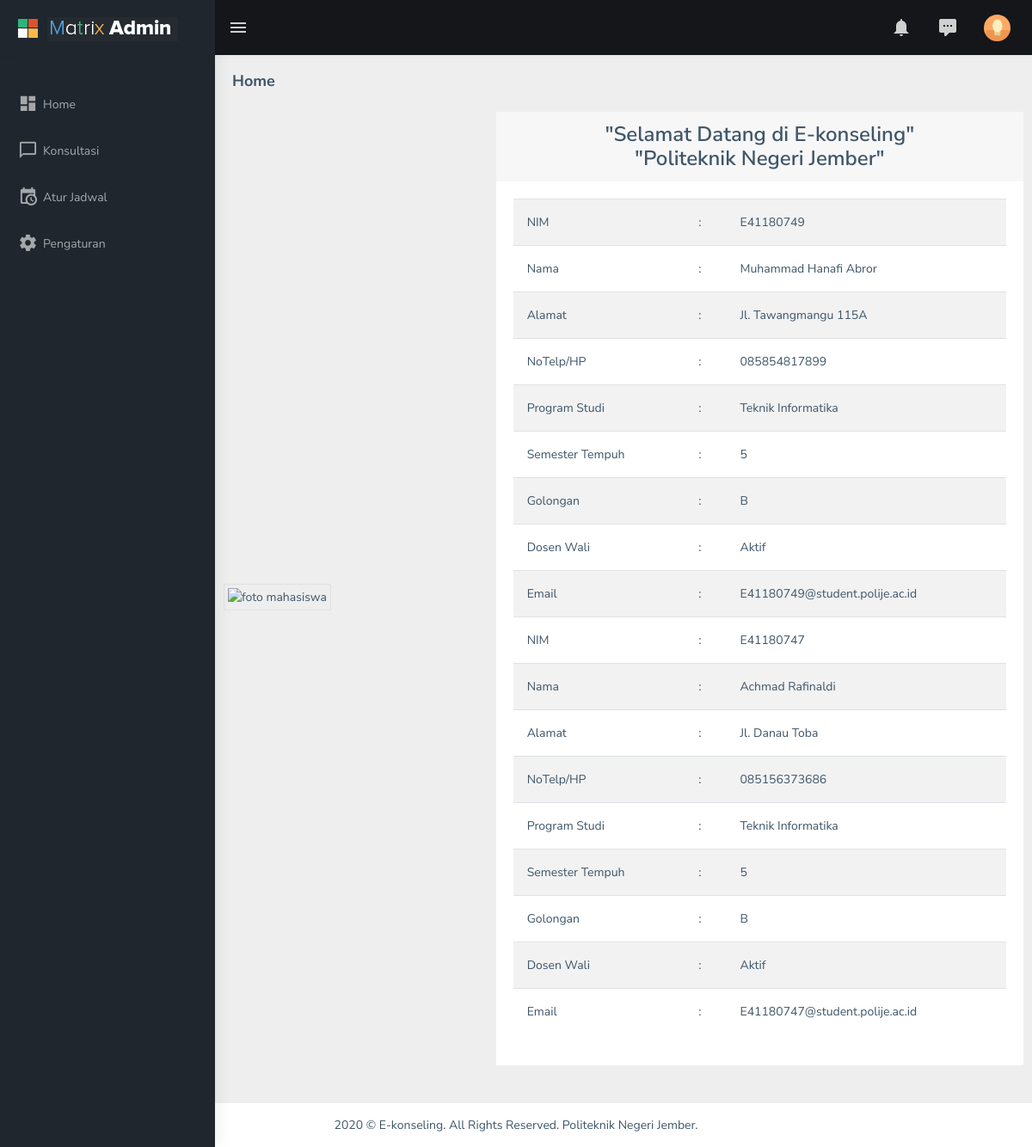
Screenshot of /user/profil with the database file from the repository.
### tables this page shows
CREATE TABLE `tb_mhs` (
  `id_mhs` int(11) NOT NULL,
  `nim_mhs` varchar(9) DEFAULT NULL,
  `password_mhs` varchar(20) DEFAULT NULL,
  `nama_mhs` varchar(50) DEFAULT NULL,
  `alamat_mhs` varchar(100) NOT NULL,
  `nohp_mhs` varchar(13) NOT NULL,
  `prodi_mhs` varchar(30) DEFAULT NULL,
  `semester_mhs` int(11) DEFAULT NULL,
  `gol_mhs` enum('A','B','C','D','E','Inter','BWS A','BWS B') DEFAULT NULL,
  `status_mhs` enum('Aktif','Tidak Aktif','','') DEFAULT NULL,
  `email_mhs` varchar(50) DEFAULT NULL,
  `id_doswal` int(11) DEFAULT NULL,
  `foto_mhs` text NOT NULL
);

### application/controllers/user/Profil.php (called while the page is built, shortened)
<?php
class Profil extends CI_Controller {
	public function __construct(){
		$this->load->model('M_profil');
		$this->load->helper('url');
	}
	public function index()
	{
		$data['mahasiswa'] = $this->m_profil->tampil_data()->result();
		$this->load->view('user/profil', $data);
	}
}

### index.php (called while the page is built, shortened)
<?php
require_once BASEPATH.'core/CodeIgniter.php';

### application/models/M_profil.php (called while the page is built)
<?php
class M_profil extends CI_Model {
    public function tampil_data(){
        return $this->db->get('tb_mhs');
    }
}

### application/views/user/profil.php (the view, shortened to what this page needs)
<!DOCTYPE html>
<html dir="ltr" lang="en">
<head>
    <link rel="stylesheet" type="text/css" href="<?php echo base_url()?>user/assets/libs/select2/dist/css/select2.min.css">
    <link rel="stylesheet" type="text/css" href="<?php echo base_url()?>user/assets/libs/jquery-minicolors/jquery.minicolors.css">
    <link rel="stylesheet" type="text/css" href="<?php echo base_url()?>user/assets/libs/bootstrap-datepicker/dist/css/bootstrap-datepicker.min.css">
    <link rel="stylesheet" type="text/css" href="<?php echo base_url()?>user/assets/libs/quill/dist/quill.snow.css">
    <link href="<?php echo base_url()?>user/dist/css/style.min.css" rel="stylesheet">
</head>
<body>
    <div id="main-wrapper">
        <?php include('component/header.php') ?>
        <aside class="left-sidebar" data-sidebarbg="skin5">
            <div class="scroll-sidebar">
                <nav class="sidebar-nav">
                    <ul id="sidebarnav" class="p-t-30">
                        <li class="sidebar-item"> <a class="sidebar-link waves-effect waves-dark sidebar-link" href="index.html" aria-expanded="false"><i class="mdi mdi-view-dashboard"></i><span class="hide-menu">Home</span></a></li>
                        <li class="sidebar-item"><a href="konsultasi" class="sidebar-link"><i class="mdi mdi-message-outline"></i><span class="hide-menu"> Konsultasi </span></a></li>
                        <li class="sidebar-item"> <a class="sidebar-link waves-effect waves-dark sidebar-link" href="widgets.html" aria-expanded="false"><i class="mdi mdi-calendar-clock"></i><span class="hide-menu">Atur Jadwal</span></a></li>
                        <li class="sidebar-item"> <a class="sidebar-link waves-effect waves-dark sidebar-link" href="tables.html" aria-expanded="false"><i class="mdi mdi-settings"></i><span class="hide-menu">Pengaturan</span></a></li>
                    </ul>
                </nav>
            </div>
        </aside>
        <div class="page-wrapper">
            <div class="page-breadcrumb">
                <div class="row">
                    <div class="col-12 d-flex no-block align-items-center">
                        <h4 class="page-title">Home</h4>
                    </div>
                </div>
            </div>
            <div class="container">
                <div class="row team-grid pt-4 pb-4 mt-0 justify-content-center">
                    <div class="col-md-4 d-flex flex-wrap align-items-center">
                        <img alt="foto mahasiswa" src="" class="img-thumbnail img-fluid">
                    </div>
                    <div class="col-md-8">
                        <div class="card">
                            <div class="card-header">
                                <h3 class="card-title text-center">
                                    "Selamat Datang di E-konseling"
                                    <br>
                                    "Politeknik Negeri Jember"
                                </h3>
                            </div>
                            <div class="card-body">
                                <table class="table table-striped">
                                    <tbody>
                                        <?php
                                        foreach ($mahasiswa as $mhs) :
                                        ?>
                                        <tr>
                                            <td>NIM</td>
                                            <td>:</td>
                                            <td><?php echo $mhs->nim_mhs ?></td>
                                        </tr>
                                        <tr>
                                            <td>Nama</td>
                                            <td>:</td>
                                            <td><?php echo $mhs->nama_mhs ?></td>
                                        </tr>
                                        <tr>
                                            <td>Alamat</td>
                                            <td>:</td>
                                            <td><?php echo $mhs->alamat_mhs ?></td>
                                        </tr>
                                        <tr>
                                            <td>NoTelp/HP</td>
                                            <td>:</td>
                                            <td><?php echo $mhs->nohp_mhs ?></td>
                                        </tr>
                                        <tr>
                                            <td>Program Studi</td>
                                            <td>:</td>
                                            <td><?php echo $mhs->prodi_mhs ?></td>
                                        </tr>
                                        <tr>
                                            <td>Semester Tempuh</td>
                                            <td>:</td>
                                            <td><?php echo $mhs->semester_mhs ?></td>
                                        </tr>
                                        <tr>
                                            <td>Golongan</td>
                                            <td>:</td>
                                            <td><?php echo $mhs->gol_mhs ?></td>
                                        </tr>
                                        <tr>
                                            <td>Dosen Wali</td>
                                            <td>:</td>
                                            <td><?php echo $mhs->status_mhs ?></td>
                                        </tr>
                                        <tr>
                                            <td>Email</td>
                                            <td>:</td>
                                            <td><?php echo $mhs->email_mhs ?></td>
                                        </tr>
                                        <?php endforeach; ?>
                                    </tbody>
                                </table>
                            </div>
                        </div>
                    </div>
                </div>
            </div>
            </div>
            <?php include('component/footer.php') ?>
        </div>
</body>
</html>

### component/header.php (shortened to what this page needs)
<header class="topbar" data-navbarbg="skin5">
    <nav class="navbar top-navbar navbar-expand-md navbar-dark">
        <div class="navbar-header" data-logobg="skin5">
            <a class="navbar-brand" href="index.html">
                <b class="logo-icon p-l-10">
                    <img src="<?php echo base_url()?>user/assets/images/logo-icon.png" alt="homepage" class="light-logo" />
                </b>
                <span class="logo-text">
                     <img src="<?php echo base_url()?>user/assets/images/logo-text.png" alt="homepage" class="light-logo" />
                </span>
            </a>
        </div>
        <div class="navbar-collapse collapse" id="navbarSupportedContent" data-navbarbg="skin5">
            <ul class="navbar-nav float-left mr-auto">
                <li class="nav-item d-none d-md-block"><a class="nav-link sidebartoggler waves-effect waves-light" href="javascript:void(0)" data-sidebartype="mini-sidebar"><i class="mdi mdi-menu font-24"></i></a></li>
            </ul>
            <ul class="navbar-nav float-right">
                <li class="nav-item dropdown">
                    <a class="nav-link dropdown-toggle waves-effect waves-dark" href="" data-toggle="dropdown" aria-haspopup="true" aria-expanded="false"> <i class="mdi mdi-bell font-24"></i>
                    </a>
                </li>
                <li class="nav-item dropdown">
                    <a class="nav-link dropdown-toggle waves-effect waves-dark" href="" id="2" data-toggle="dropdown" aria-haspopup="true" aria-expanded="false"> <i class="font-24 mdi mdi-comment-processing"></i>
                    </a>
                </li>
                <li class="nav-item dropdown">
                    <a class="nav-link dropdown-toggle text-muted waves-effect waves-dark pro-pic" href="" data-toggle="dropdown" aria-haspopup="true" aria-expanded="false"><img src="assets/images/users/1.jpg" alt="user" class="rounded-circle" width="31"></a>
                </li>
            </ul>
        </div>
    </nav>
</header>

### component/footer.php
<footer class="footer text-center">
    2020 &copy; E-konseling. All Rights Reserved. Politeknik Negeri Jember.
</footer>

### rows the page displays
tb_mhs: nim_mhs "E41180749", nama_mhs "Muhammad Hanafi Abror", alamat_mhs "Jl. Tawangmangu 115A", nohp_mhs "085854817899", prodi_mhs "Teknik Informatika", semester_mhs "5", gol_mhs "B", status_mhs "Aktif", email_mhs "E41180749@student.polije.ac.id"
tb_mhs: nim_mhs "E41180747", nama_mhs "Achmad Rafinaldi", alamat_mhs "Jl. Danau Toba", nohp_mhs "085156373686", prodi_mhs "Teknik Informatika", semester_mhs "5", gol_mhs "B", status_mhs "Aktif", email_mhs "E41180747@student.polije.ac.id"
